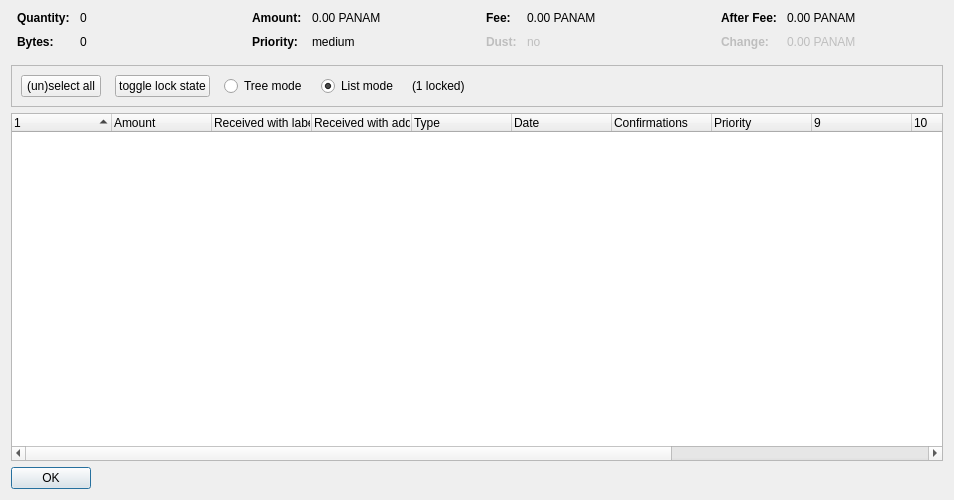
<?xml version="1.0" encoding="UTF-8"?>
<ui version="4.0">
 <class>CoinControlDialog</class>
 <widget class="QDialog" name="CoinControlDialog">
  <property name="geometry">
   <rect>
    <x>0</x>
    <y>0</y>
    <width>954</width>
    <height>500</height>
   </rect>
  </property>
  <property name="windowTitle">
   <string>Coin Selection</string>
  </property>
  <layout class="QVBoxLayout" name="verticalLayout">
   <item>
    <layout class="QHBoxLayout" name="horizontalLayoutTop" stretch="0,0,0,0">
     <property name="topMargin">
      <number>0</number>
     </property>
     <property name="bottomMargin">
      <number>10</number>
     </property>
     <item>
      <layout class="QFormLayout" name="formLayoutCoinControl1">
       <property name="horizontalSpacing">
        <number>10</number>
       </property>
       <property name="verticalSpacing">
        <number>10</number>
       </property>
       <property name="leftMargin">
        <number>6</number>
       </property>
       <property name="rightMargin">
        <number>6</number>
       </property>
       <item row="0" column="0">
        <widget class="QLabel" name="labelCoinControlQuantityText">
         <property name="font">
          <font>
           <weight>75</weight>
           <bold>true</bold>
          </font>
         </property>
         <property name="text">
          <string>Quantity:</string>
         </property>
        </widget>
       </item>
       <item row="0" column="1">
        <widget class="QLabel" name="labelCoinControlQuantity">
         <property name="cursor">
          <cursorShape>IBeamCursor</cursorShape>
         </property>
         <property name="contextMenuPolicy">
          <enum>Qt::ActionsContextMenu</enum>
         </property>
         <property name="text">
          <string notr="true">0</string>
         </property>
         <property name="textInteractionFlags">
          <set>Qt::LinksAccessibleByMouse|Qt::TextSelectableByKeyboard|Qt::TextSelectableByMouse</set>
         </property>
        </widget>
       </item>
       <item row="1" column="0">
        <widget class="QLabel" name="labelCoinControlBytesText">
         <property name="font">
          <font>
           <weight>75</weight>
           <bold>true</bold>
          </font>
         </property>
         <property name="text">
          <string>Bytes:</string>
         </property>
        </widget>
       </item>
       <item row="1" column="1">
        <widget class="QLabel" name="labelCoinControlBytes">
         <property name="cursor">
          <cursorShape>IBeamCursor</cursorShape>
         </property>
         <property name="contextMenuPolicy">
          <enum>Qt::ActionsContextMenu</enum>
         </property>
         <property name="text">
          <string notr="true">0</string>
         </property>
         <property name="textInteractionFlags">
          <set>Qt::LinksAccessibleByMouse|Qt::TextSelectableByKeyboard|Qt::TextSelectableByMouse</set>
         </property>
        </widget>
       </item>
      </layout>
     </item>
     <item>
      <layout class="QFormLayout" name="formLayoutCoinControl2">
       <property name="horizontalSpacing">
        <number>10</number>
       </property>
       <property name="verticalSpacing">
        <number>10</number>
       </property>
       <property name="leftMargin">
        <number>6</number>
       </property>
       <property name="rightMargin">
        <number>6</number>
       </property>
       <item row="0" column="0">
        <widget class="QLabel" name="labelCoinControlAmountText">
         <property name="font">
          <font>
           <weight>75</weight>
           <bold>true</bold>
          </font>
         </property>
         <property name="text">
          <string>Amount:</string>
         </property>
        </widget>
       </item>
       <item row="0" column="1">
        <widget class="QLabel" name="labelCoinControlAmount">
         <property name="cursor">
          <cursorShape>IBeamCursor</cursorShape>
         </property>
         <property name="contextMenuPolicy">
          <enum>Qt::ActionsContextMenu</enum>
         </property>
         <property name="text">
          <string notr="true">0.00 PANAM</string>
         </property>
         <property name="textInteractionFlags">
          <set>Qt::LinksAccessibleByMouse|Qt::TextSelectableByKeyboard|Qt::TextSelectableByMouse</set>
         </property>
        </widget>
       </item>
       <item row="1" column="0">
        <widget class="QLabel" name="labelCoinControlPriorityText">
         <property name="font">
          <font>
           <weight>75</weight>
           <bold>true</bold>
          </font>
         </property>
         <property name="text">
          <string>Priority:</string>
         </property>
        </widget>
       </item>
       <item row="1" column="1">
        <widget class="QLabel" name="labelCoinControlPriority">
         <property name="cursor">
          <cursorShape>IBeamCursor</cursorShape>
         </property>
         <property name="contextMenuPolicy">
          <enum>Qt::ActionsContextMenu</enum>
         </property>
         <property name="text">
          <string>medium</string>
         </property>
         <property name="textInteractionFlags">
          <set>Qt::LinksAccessibleByMouse|Qt::TextSelectableByKeyboard|Qt::TextSelectableByMouse</set>
         </property>
        </widget>
       </item>
      </layout>
     </item>
     <item>
      <layout class="QFormLayout" name="formLayoutCoinControl3">
       <property name="horizontalSpacing">
        <number>10</number>
       </property>
       <property name="verticalSpacing">
        <number>10</number>
       </property>
       <property name="leftMargin">
        <number>6</number>
       </property>
       <property name="rightMargin">
        <number>6</number>
       </property>
       <item row="0" column="0">
        <widget class="QLabel" name="labelCoinControlFeeText">
         <property name="font">
          <font>
           <weight>75</weight>
           <bold>true</bold>
          </font>
         </property>
         <property name="text">
          <string>Fee:</string>
         </property>
        </widget>
       </item>
       <item row="0" column="1">
        <widget class="QLabel" name="labelCoinControlFee">
         <property name="cursor">
          <cursorShape>IBeamCursor</cursorShape>
         </property>
         <property name="contextMenuPolicy">
          <enum>Qt::ActionsContextMenu</enum>
         </property>
         <property name="text">
          <string notr="true">0.00 PANAM</string>
         </property>
         <property name="textInteractionFlags">
          <set>Qt::LinksAccessibleByMouse|Qt::TextSelectableByKeyboard|Qt::TextSelectableByMouse</set>
         </property>
        </widget>
       </item>
       <item row="1" column="0">
        <widget class="QLabel" name="labelCoinControlLowOutputText">
         <property name="enabled">
          <bool>false</bool>
         </property>
         <property name="font">
          <font>
           <weight>75</weight>
           <bold>true</bold>
          </font>
         </property>
         <property name="text">
          <string>Dust:</string>
         </property>
        </widget>
       </item>
       <item row="1" column="1">
        <widget class="QLabel" name="labelCoinControlLowOutput">
         <property name="enabled">
          <bool>false</bool>
         </property>
         <property name="cursor">
          <cursorShape>IBeamCursor</cursorShape>
         </property>
         <property name="contextMenuPolicy">
          <enum>Qt::ActionsContextMenu</enum>
         </property>
         <property name="text">
          <string>no</string>
         </property>
         <property name="textInteractionFlags">
          <set>Qt::LinksAccessibleByMouse|Qt::TextSelectableByKeyboard|Qt::TextSelectableByMouse</set>
         </property>
        </widget>
       </item>
      </layout>
     </item>
     <item>
      <layout class="QFormLayout" name="formLayoutCoinControl4">
       <property name="horizontalSpacing">
        <number>10</number>
       </property>
       <property name="verticalSpacing">
        <number>10</number>
       </property>
       <property name="leftMargin">
        <number>6</number>
       </property>
       <property name="rightMargin">
        <number>6</number>
       </property>
       <item row="0" column="0">
        <widget class="QLabel" name="labelCoinControlAfterFeeText">
         <property name="font">
          <font>
           <weight>75</weight>
           <bold>true</bold>
          </font>
         </property>
         <property name="text">
          <string>After Fee:</string>
         </property>
        </widget>
       </item>
       <item row="0" column="1">
        <widget class="QLabel" name="labelCoinControlAfterFee">
         <property name="cursor">
          <cursorShape>IBeamCursor</cursorShape>
         </property>
         <property name="contextMenuPolicy">
          <enum>Qt::ActionsContextMenu</enum>
         </property>
         <property name="text">
          <string notr="true">0.00 PANAM</string>
         </property>
         <property name="textInteractionFlags">
          <set>Qt::LinksAccessibleByMouse|Qt::TextSelectableByKeyboard|Qt::TextSelectableByMouse</set>
         </property>
        </widget>
       </item>
       <item row="1" column="0">
        <widget class="QLabel" name="labelCoinControlChangeText">
         <property name="enabled">
          <bool>false</bool>
         </property>
         <property name="font">
          <font>
           <weight>75</weight>
           <bold>true</bold>
          </font>
         </property>
         <property name="text">
          <string>Change:</string>
         </property>
        </widget>
       </item>
       <item row="1" column="1">
        <widget class="QLabel" name="labelCoinControlChange">
         <property name="enabled">
          <bool>false</bool>
         </property>
         <property name="cursor">
          <cursorShape>IBeamCursor</cursorShape>
         </property>
         <property name="contextMenuPolicy">
          <enum>Qt::ActionsContextMenu</enum>
         </property>
         <property name="text">
          <string notr="true">0.00 PANAM</string>
         </property>
         <property name="textInteractionFlags">
          <set>Qt::LinksAccessibleByMouse|Qt::TextSelectableByKeyboard|Qt::TextSelectableByMouse</set>
         </property>
        </widget>
       </item>
      </layout>
     </item>
    </layout>
   </item>
   <item>
    <widget class="QFrame" name="frame">
     <property name="minimumSize">
      <size>
       <width>0</width>
       <height>40</height>
      </size>
     </property>
     <property name="frameShape">
      <enum>QFrame::StyledPanel</enum>
     </property>
     <property name="frameShadow">
      <enum>QFrame::Sunken</enum>
     </property>
     <layout class="QHBoxLayout" name="horizontalLayout">
      <item>
       <layout class="QHBoxLayout" name="horizontalLayoutPanel" stretch="0,0,0,0,0,0">
        <property name="spacing">
         <number>14</number>
        </property>
        <item>
         <widget class="QPushButton" name="pushButtonSelectAll">
          <property name="sizePolicy">
           <sizepolicy hsizetype="Maximum" vsizetype="Fixed">
            <horstretch>0</horstretch>
            <verstretch>0</verstretch>
           </sizepolicy>
          </property>
          <property name="text">
           <string>(un)select all</string>
          </property>
          <property name="autoDefault">
           <bool>false</bool>
          </property>
         </widget>
        </item>
        <item>
         <widget class="QPushButton" name="pushButtonToggleLock">
          <property name="sizePolicy">
           <sizepolicy hsizetype="Maximum" vsizetype="Fixed">
            <horstretch>0</horstretch>
            <verstretch>0</verstretch>
           </sizepolicy>
          </property>
          <property name="text">
           <string>toggle lock state</string>
          </property>
          <property name="autoDefault">
           <bool>false</bool>
          </property>
         </widget>
        </item>
        <item>
         <widget class="QRadioButton" name="radioTreeMode">
          <property name="sizePolicy">
           <sizepolicy hsizetype="Maximum" vsizetype="Fixed">
            <horstretch>0</horstretch>
            <verstretch>0</verstretch>
           </sizepolicy>
          </property>
          <property name="text">
           <string>Tree mode</string>
          </property>
         </widget>
        </item>
        <item>
         <widget class="QRadioButton" name="radioListMode">
          <property name="sizePolicy">
           <sizepolicy hsizetype="Maximum" vsizetype="Fixed">
            <horstretch>0</horstretch>
            <verstretch>0</verstretch>
           </sizepolicy>
          </property>
          <property name="text">
           <string>List mode</string>
          </property>
          <property name="checked">
           <bool>true</bool>
          </property>
         </widget>
        </item>
        <item>
         <widget class="QLabel" name="labelLocked">
          <property name="text">
           <string>(1 locked)</string>
          </property>
         </widget>
        </item>
        <item>
         <spacer name="horizontalSpacer">
          <property name="orientation">
           <enum>Qt::Horizontal</enum>
          </property>
          <property name="sizeHint" stdset="0">
           <size>
            <width>40</width>
            <height>20</height>
           </size>
          </property>
         </spacer>
        </item>
       </layout>
      </item>
     </layout>
    </widget>
   </item>
   <item>
    <widget class="CoinControlTreeWidget" name="treeWidget">
     <property name="contextMenuPolicy">
      <enum>Qt::CustomContextMenu</enum>
     </property>
     <property name="sortingEnabled">
      <bool>false</bool>
     </property>
     <property name="columnCount">
      <number>13</number>
     </property>
     <attribute name="headerShowSortIndicator" stdset="0">
      <bool>true</bool>
     </attribute>
     <attribute name="headerStretchLastSection">
      <bool>false</bool>
     </attribute>
     <column>
      <property name="text">
       <string/>
      </property>
     </column>
     <column>
      <property name="text">
       <string>Amount</string>
      </property>
     </column>
     <column>
      <property name="text">
       <string>Received with label</string>
      </property>
     </column>
     <column>
      <property name="text">
       <string>Received with address</string>
      </property>
     </column>
     <column>
      <property name="text">
	<string>Type</string>
      </property>
     </column>
     <column>
      <property name="text">	 
       <string>Date</string>
      </property>
     </column>
     <column>
      <property name="text">
       <string>Confirmations</string>
      </property>
      <property name="toolTip">
       <string>Confirmed</string>
      </property>
     </column>
     <column>
      <property name="text">
       <string>Priority</string>
      </property>
     </column>
     <column>
      <property name="text">
       <string/>
      </property>
     </column>
     <column>
      <property name="text">
       <string/>
      </property>
     </column>
     <column>
      <property name="text">
       <string/>
      </property>
     </column>
     <column>
      <property name="text">
       <string/>
      </property>
     </column>
     <column>
      <property name="text">
       <string/>
      </property>
     </column>
    </widget>
   </item>
   <item>
    <widget class="QDialogButtonBox" name="buttonBox">
     <property name="sizePolicy">
      <sizepolicy hsizetype="Maximum" vsizetype="Fixed">
       <horstretch>0</horstretch>
       <verstretch>0</verstretch>
      </sizepolicy>
     </property>
     <property name="orientation">
      <enum>Qt::Horizontal</enum>
     </property>
     <property name="standardButtons">
      <set>QDialogButtonBox::Ok</set>
     </property>
    </widget>
   </item>
  </layout>
 </widget>
 <customwidgets>
  <customwidget>
   <class>CoinControlTreeWidget</class>
   <extends>QTreeWidget</extends>
   <header>coincontroltreewidget.h</header>
  </customwidget>
 </customwidgets>
 <resources/>
 <connections/>
</ui>
